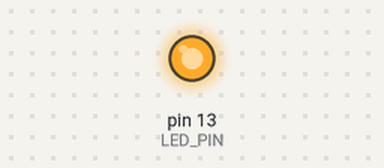
Bench run of a sketch on a simulated Arduino Uno, built with avr-gcc and run on an emulated ATmega328P. Shown: output pins drawn as LEDs (lit = HIGH).

Above: at 1.7 s.
At 62.5 s:
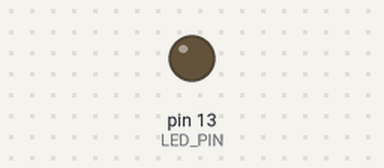
Timing chart, 0 to 63.7 s (numbered marks = the images above):
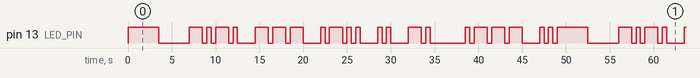

The sketch:

ShowColin.ino
```cpp
const unsigned int LED_PIN = 13;
const unsigned int ONE_UNIT = 500;
const unsigned int THREE_UNIT = 1500;
const unsigned int SEVEN_UNIT = 3500;

void setup() {
  // put your setup code here, to run once:
  pinMode(LED_PIN, OUTPUT);
}

void loop() {
  // put your main code here, to run repeatedly:
  digitalWrite(LED_PIN, HIGH);
  delay(SEVEN_UNIT);
  worldSpace();

  chrC();
  letterSpace();
  chrO();
  letterSpace();
  chrL();
  letterSpace();
  chrI();
  letterSpace();
  chrN();

  worldSpace();

  chrJ();
  letterSpace();
  chrI();
}

void morseDot(){
  digitalWrite(LED_PIN, HIGH);
  delay(ONE_UNIT);
  digitalWrite(LED_PIN, LOW);
  delay(ONE_UNIT);
}

void morseDash(){
  digitalWrite(LED_PIN, HIGH);
  delay(THREE_UNIT);
  digitalWrite(LED_PIN, LOW);
  delay(ONE_UNIT);
}

void letterSpace(){
  digitalWrite(LED_PIN, LOW);
  delay(THREE_UNIT);
}

void worldSpace(){
  digitalWrite(LED_PIN, LOW);
  delay(SEVEN_UNIT);
}

void chrC(){
  for ( int i=0; i<2; i++){
    morseDash();
    morseDot();
  }
}

void chrO(){
  for ( int i=0; i<3; i++){
    morseDash();
  }
}

void chrL(){
  morseDot();
  morseDash();
  morseDot();
  morseDot();
}

void chrI(){
  for ( int i=0; i<2; i++){
    morseDot();
  }
}

void chrN(){
  morseDash();
  morseDot();
}

void chrJ(){
  morseDot();
  for ( int i=0; i<3; i++){
    morseDash();
  }
}
```

Measured:
- by itself, pin 13 (LED_PIN): moves between LOW and HIGH, repeating every 49.0 s
- by itself, everything shown: repeats every 49.0 s, in 44 steps
